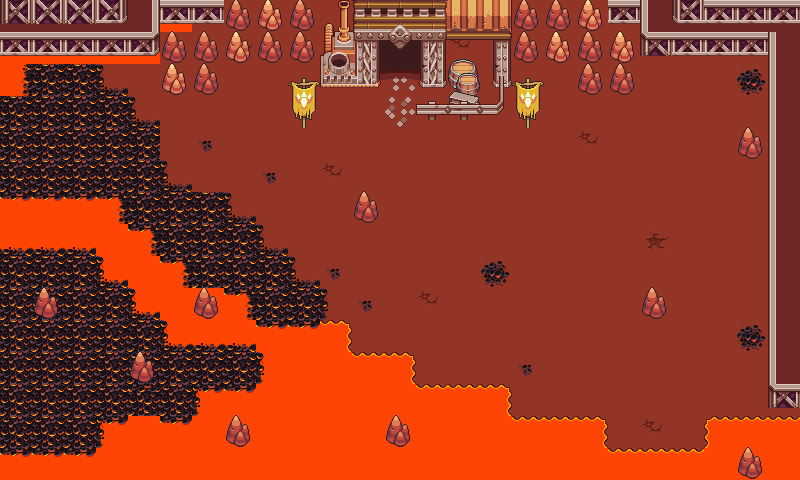

This game map was drawn from its Tiled (.tmx) file and the tilesets committed beside it. A one-line description and the trimmed map source follow:
An orthogonal 25x15 tile map with 32x32 px tiles, 8 tile layers (Ground, Ground Object, Stairs, Upper, ...), 1 hidden layer not drawn, 10 tilesets.

<map version="1.5" tiledversion="1.6.0" orientation="orthogonal" renderorder="right-down" width="25" height="15" tilewidth="32" tileheight="32" infinite="0" nextlayerid="15" nextobjectid="2">
 <editorsettings>
  <export format="csv" />
 </editorsettings>
 <tileset firstgid="1" name="LavaRuins_Base_54" tilewidth="32" tileheight="32" tilecount="90" columns="5">
  <image source="../assets/map/LavaRuins_Base_54.png" width="160" height="576" />
 </tileset>
 <tileset firstgid="91" name="LavaRuins_Coal_Spread" tilewidth="30" tileheight="31" tilecount="3" columns="3">
  <image source="../assets/map/LavaRuins_Coal_Spread.png" width="90" height="31" />
 </tileset>
 <tileset firstgid="94" name="bannerGoron" tilewidth="32" tileheight="32" tilecount="2" columns="1">
  <image source="../assets/map/bannerGoron.png" width="32" height="64" />
 </tileset>
 <tileset firstgid="96" name="LavaRuins_Coal_Crate" tilewidth="32" tileheight="32" tilecount="1" columns="1">
  <image source="../assets/map/LavaRuins_Coal_Crate.png" width="32" height="39" />
 </tileset>
 <tileset firstgid="97" name="LavaRuins_Torch_Front" tilewidth="16" tileheight="25" tilecount="2" columns="2">
  <image source="../assets/map/LavaRuins_Torch_Front.png" width="32" height="25" />
 </tileset>
 <tileset firstgid="99" name="hotcoal_tiles" tilewidth="32" tileheight="32" tilecount="35" columns="5">
  <image source="../assets/map/hotcoal_tiles.png" width="160" height="224" />
 </tileset>
 <tileset firstgid="134" name="MountainRock_DarkOrange" tilewidth="28" tileheight="33" tilecount="1" columns="1">
  <image source="../assets/map/MountainRock_DarkOrange.png" width="28" height="33" />
 </tileset>
 <tileset firstgid="135" name="MountainRock_Orange" tilewidth="28" tileheight="33" tilecount="1" columns="1">
  <image source="../assets/map/MountainRock_Orange.png" width="28" height="33" />
 </tileset>
 <tileset firstgid="136" name="collision" tilewidth="32" tileheight="32" tilecount="1" columns="1">
  <image source="../assets/map/collision.png" width="32" height="32" />
 </tileset>
 <tileset firstgid="137" name="mineEntrance" tilewidth="32" tileheight="32" tilecount="42" columns="6">
  <image source="../assets/map/mineEntrance.png" width="192" height="224" />
 </tileset>
 <layer id="1" name="Ground" width="25" height="15">
  <properties>
   <property name="level" type="int" value="0" />
  </properties>
  <data>[375 cells, 375 non-empty, 8 distinct tile ids]</data>
 </layer>
 <layer id="14" name="Ground Object" width="25" height="15">
  <data>[375 cells, 69 non-empty, 10 distinct tile ids]</data>
 </layer>
 <layer id="12" name="Stairs" width="25" height="15">
  <properties>
   <property name="level" type="int" value="-2" />
  </properties>
  <data>[375 cells, 0 non-empty, 0 distinct tile ids]</data>
 </layer>
 <layer id="11" name="Upper" width="25" height="15">
  <properties>
   <property name="level" type="int" value="1" />
  </properties>
  <data>[375 cells, 0 non-empty, 0 distinct tile ids]</data>
 </layer>
 <layer id="2" name="Objects" width="25" height="15">
  <data>[375 cells, 77 non-empty, 33 distinct tile ids]</data>
 </layer>
 <layer id="8" name="Passable" width="25" height="15">
  <data>[375 cells, 22 non-empty, 9 distinct tile ids]</data>
 </layer>
 <layer id="7" name="collision" width="25" height="15" visible="0">
  <properties>
   <property name="collision" type="int" value="1" />
  </properties>
  <data>[375 cells, 158 non-empty, 1 distinct tile ids]</data>
 </layer>
 <layer id="10" name="Spawn" width="25" height="15">
  <properties>
   <property name="Spawn" type="int" value="1" />
  </properties>
  <data>[375 cells, 0 non-empty, 0 distinct tile ids]</data>
 </layer>
 <layer id="6" name="Player Layer" width="25" height="15">
  <data>[375 cells, 0 non-empty, 0 distinct tile ids]</data>
 </layer>
</map>
